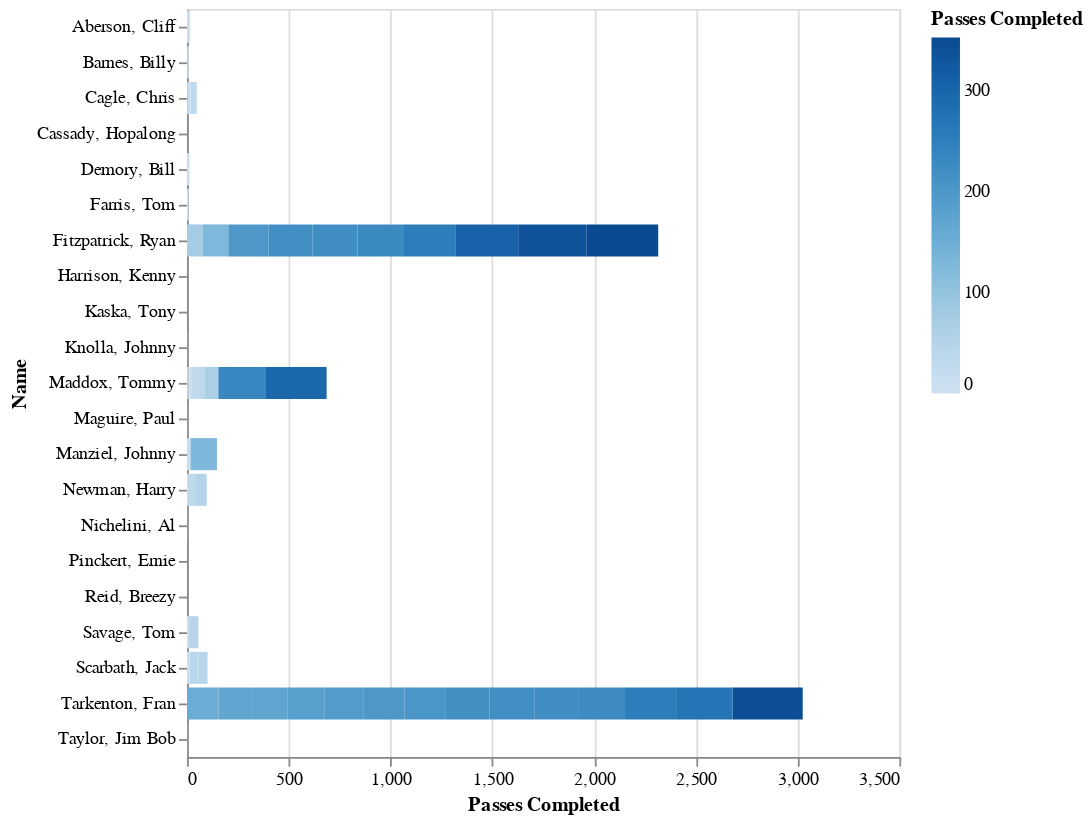

The notebook cell this image was saved under:
### Code cell
# Visualization 2
alt.Chart(z).mark_bar().encode(
    x = "Passes Completed",
    y = "Name",
    color = "Passes Completed",
    tooltip = ["Name", "Team", "Completion Percentage", "Passes Completed"]
)
